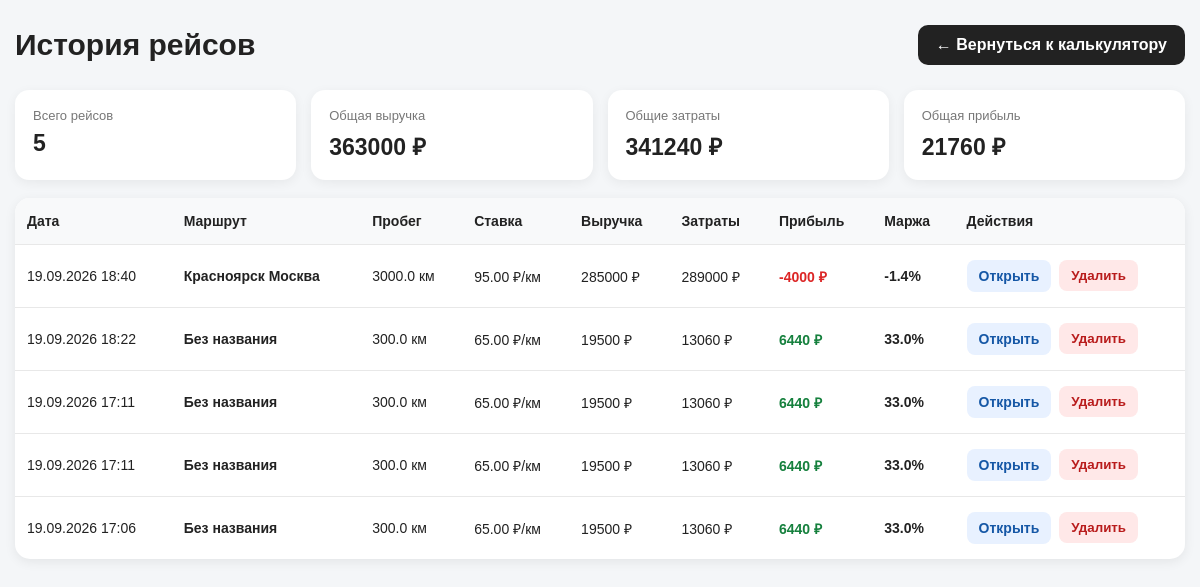
The app's page /history with its own data.
### tables this page shows
CREATE TABLE trips (
            id INTEGER PRIMARY KEY AUTOINCREMENT,
            created_at TEXT NOT NULL,

            route TEXT,

            distance REAL,
            return_percent REAL,
            rate REAL,
            target_margin REAL,
            monthly_distance REAL,

            consumption REAL,
            fuel_price REAL,
            driver_per_km REAL,
            repair_per_km REAL,
            tires_per_km REAL,
            depreciation_per_km REAL,

            osago REAL,
            kasko REAL,
            tax REAL,
            leasing REAL,
            parking REAL,
            washing REAL,
            dispatcher REAL,

            toll REAL,
            loading REAL,
            other REAL,

            return_distance REAL,
            total_distance REAL,
            liters REAL,
            fuel_cost REAL,
            driver_cost REAL,
            repair_cost REAL,
            tires_cost REAL,
            depreciation_cost REAL,
            fixed_cost REAL,
            total_cost REAL,

            revenue REAL,
            profit REAL,
            cost_per_km REAL,
            margin REAL,

            minimum_rate REAL,
            target_rate REAL,
            target_revenue REAL,
            target_profit REAL,
            rate_reserve REAL
        );

### ноори.py (the view)
@app.route("/history")
def history():
    trips = get_trips()
    return render_template(
        "history.html",
        trips=trips
    )

### database.py (called while the page is built)
def get_connection():
    connection = sqlite3.connect(DATABASE)
    connection.row_factory = sqlite3.Row
    return connection

def get_trips():
    connection = get_connection()
    trips = connection.execute("""
        SELECT *
        FROM trips
        ORDER BY id DESC
    """).fetchall()
    connection.close()
    return trips

### templates/history.html (shortened to what this page needs)
<!DOCTYPE html>
<html lang="ru">
<head>
</head>
<body>
<div class="container">
    <div class="top">
        <h1>История рейсов</h1>
        <a href="/" class="back-button">
            ← Вернуться к калькулятору
        </a>
    </div>
    {% if trips %}
    <div class="summary">
        <div class="summary-card">
            <div class="summary-title">
                Всего рейсов
            </div>
            <div class="summary-value">
                {{ trips|length }}
            </div>
        </div>
        <div class="summary-card">
            <div class="summary-title">
                Общая выручка
            </div>
            <div class="summary-value">
                {{ "%.0f"|format(trips|sum(attribute="revenue")) }} ₽
            </div>
        </div>
        <div class="summary-card">
            <div class="summary-title">
                Общие затраты
            </div>
            <div class="summary-value">
                {{ "%.0f"|format(trips|sum(attribute="total_cost")) }} ₽
            </div>
        </div>
        <div class="summary-card">
            <div class="summary-title">
                Общая прибыль
            </div>
            <div class="summary-value">
                {{ "%.0f"|format(trips|sum(attribute="profit")) }} ₽
            </div>
        </div>
    </div>
    <br>
    <div class="table-wrapper">
        <table>
            <thead>
            <tr>
                <th>Дата</th>
                <th>Маршрут</th>
                <th>Пробег</th>
                <th>Ставка</th>
                <th>Выручка</th>
                <th>Затраты</th>
                <th>Прибыль</th>
                <th>Маржа</th>
                <th>Действия</th>
            </tr>
            </thead>
            <tbody>
            {% for trip in trips %}
            <tr>
                <td>
                    {{ trip["created_at"] }}
                </td>
                <td class="route">
                    {% if trip["route"] %}
                        {{ trip["route"] }}
                    {% else %}
                        Без названия
                    {% endif %}
                </td>
                <td>
                    {{ "%.1f"|format(trip["distance"]) }} км
                </td>
                <td>
                    {{ "%.2f"|format(trip["rate"]) }} ₽/км
                </td>
                <td>
                    {{ "%.0f"|format(trip["revenue"]) }} ₽
                </td>
                <td>
                    {{ "%.0f"|format(trip["total_cost"]) }} ₽
                </td>
                <td class="profit
                    {% if trip['profit'] >= 0 %}
                        profit-positive
                    {% else %}
                        profit-negative
                    {% endif %}
                ">
                    {{ "%.0f"|format(trip["profit"]) }} ₽
                </td>
                <td class="margin">
                    {{ "%.1f"|format(trip["margin"]) }}%
                </td>
                <td>
                    <div class="actions">
                        <a
                            href="/history/{{ trip['id'] }}"
                            class="open-button"
                            style="text-decoration: none;"
                        >
                            Открыть
                        </a>
                        <form
                            method="POST"
                            action="/history/delete/{{ trip['id'] }}"
                            onsubmit="return confirm('Удалить этот рейс из истории?');"
                        >
                            <button
                                type="submit"
                                class="delete-button"
                            >
                                Удалить
                            </button>
                        </form>
                    </div>
                </td>
            </tr>
            {% endfor %}
            </tbody>
        </table>
    </div>
    {% endif %}
</div>
</body>
</html>

### templates/history.html (style rules this page uses)
* { box-sizing: border-box; }
body { margin: 0; font-family: Arial, sans-serif; background: #f4f6f8; color: #222; }
.container { max-width: 1200px; margin: 0 auto; padding: 25px 15px 40px; }
.top { display: flex; justify-content: space-between; align-items: center; gap: 15px; margin-bottom: 25px; }
h1 { margin: 0; font-size: 30px; }
.back-button { display: inline-block; padding: 11px 18px; background: #222; color: white; text-decoration: none; border-radius: 10px; font-weight: bold; }
.table-wrapper { background: white; border-radius: 15px; overflow-x: auto; box-shadow: 0 3px 12px rgba(0, 0, 0, 0.07); }
table { width: 100%; border-collapse: collapse; min-width: 850px; }
th, td { padding: 15px 12px; text-align: left; border-bottom: 1px solid #e8e8e8; }
th { background: #f8f9fa; font-size: 14px; white-space: nowrap; }
td { font-size: 14px; }
tr:last-child td { border-bottom: none; }
.route { font-weight: bold; }
.profit { font-weight: bold; }
.profit-positive { color: #15803d; }
.profit-negative { color: #dc2626; }
.margin { font-weight: bold; }
.actions { display: flex; gap: 8px; }
.open-button, .delete-button { border: none; border-radius: 8px; padding: 8px 12px; font-weight: bold; cursor: pointer; }
.open-button { background: #e8f1ff; color: #1557a6; }
.delete-button { background: #ffe8e8; color: #b91c1c; }
.summary { margin-top: 20px; display: grid; grid-template-columns: repeat(4, 1fr); gap: 15px; }
.summary-card { background: white; border-radius: 14px; padding: 18px; box-shadow: 0 3px 12px rgba(0, 0, 0, 0.06); }
.summary-title { font-size: 13px; color: #777; margin-bottom: 7px; }
.summary-value { font-size: 23px; font-weight: bold; }

### records on screen
trips: created_at "19.09.2026 18:40", route "Красноярск Москва", distance "3000.0", rate "95.00", revenue "285000", total_cost "289000", profit "-4000", margin "-1.4"
trips: created_at "19.09.2026 18:22", route "Без названия", distance "300.0", rate "65.00", revenue "19500", total_cost "13060", profit "6440", margin "33.0"
trips: created_at "19.09.2026 17:11", route "Без названия", distance "300.0", rate "65.00", revenue "19500", total_cost "13060", profit "6440", margin "33.0"
trips: created_at "19.09.2026 17:11", route "Без названия", distance "300.0", rate "65.00", revenue "19500", total_cost "13060", profit "6440", margin "33.0"
trips: created_at "19.09.2026 17:06", route "Без названия", distance "300.0", rate "65.00", revenue "19500", total_cost "13060", profit "6440", margin "33.0"

### other values on screen
{{ trips|length }} "5"
{{ "%.0f"|format(trips|sum(attribute="revenue")) }} "363000"
{{ "%.0f"|format(trips|sum(attribute="total_cost")) }} "341240"
{{ "%.0f"|format(trips|sum(attribute="profit")) }} "21760"
